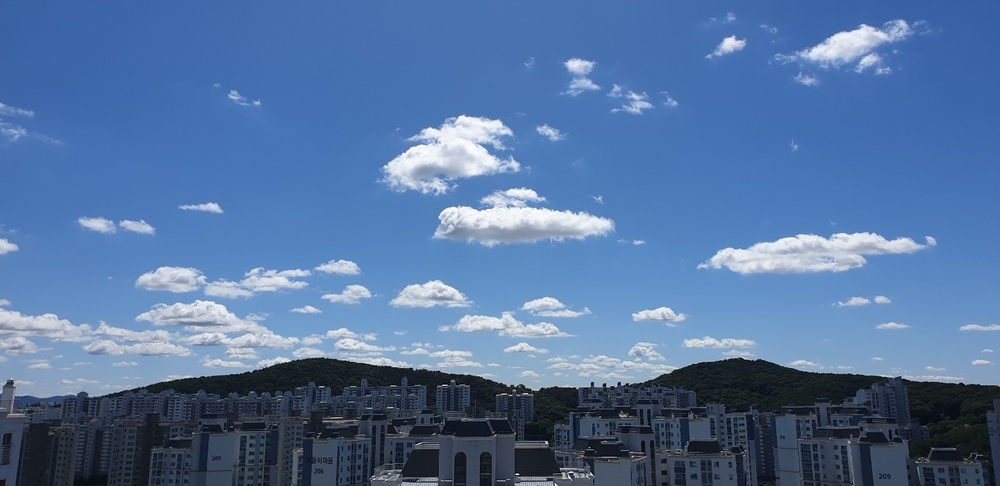
#> input picture practice/week9/sky (1).jpg, 1000 x 486 px, shrunk from 1440 x 700 before the run
$ python 1_feature_matching.py
#> lines starting #> are read from the running program, lines starting #| are printed output that depends on the picture
import cv2

# 이미지 불러오기
img_query = cv2.imread('sky (1).jpg')           # query image
#> img_query is the input picture: shape (486, 1000, 3); mean B, G, R 159.7, 115.5, 83.9
img_train = cv2.imread('sky (2).jpg')  # train image
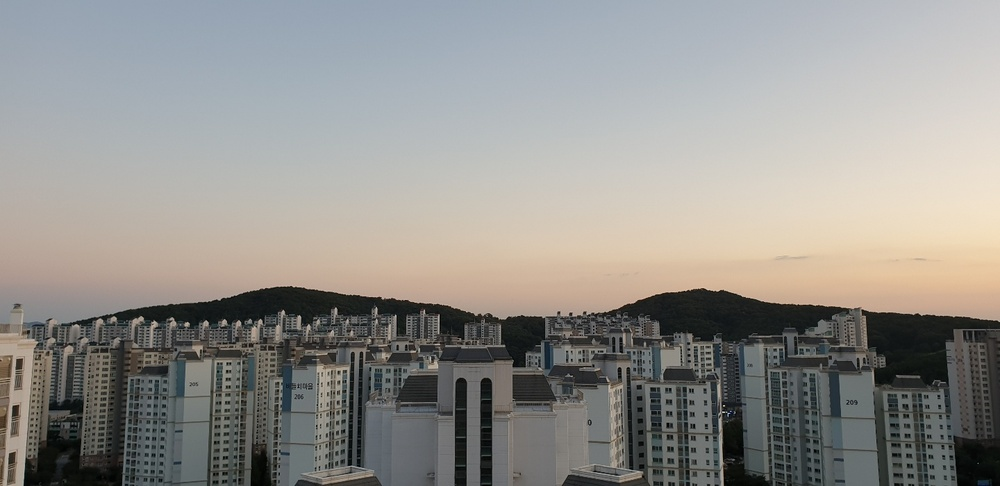
#> input picture practice/week9/sky (2).jpg, 1000 x 486 px, shrunk from 1440 x 700 before the run
#> img_train is the input picture: shape (486, 1000, 3); mean B, G, R 141.9, 145.7, 147.3
gray_query = cv2.cvtColor(img_query, cv2.COLOR_BGR2GRAY)
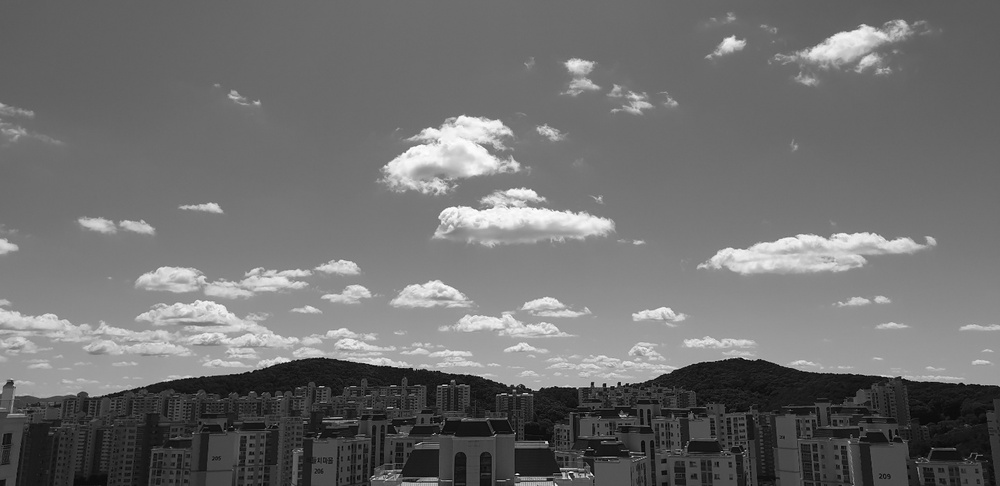
#> gray_query: shape (486, 1000); min 1, max 254, mean 111.1
gray_train = cv2.cvtColor(img_train, cv2.COLOR_BGR2GRAY)
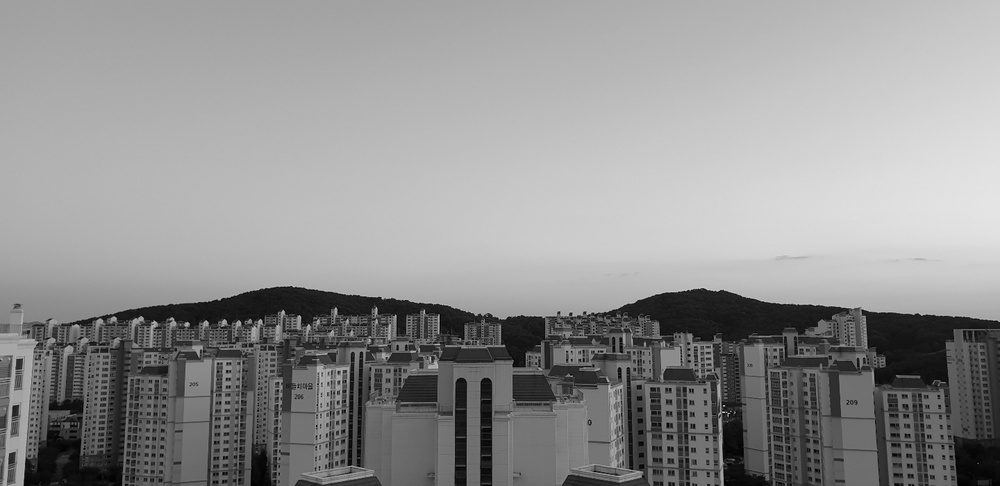
#> gray_train: shape (486, 1000); min 0, max 229, mean 145.8

# SIFT
sift = cv2.xfeatures2d.SIFT_create()  # SIFT 검출기 생성

# keypoint 검출 및 descriptor 생성
kp_query = sift.detect(image=gray_query, mask=None)
#> kp_query = 1751 keypoints; strongest (x, y, size): (546, 442, 2.1), (569, 477, 1.9), (592, 383, 2.2), (730, 44, 10.4)
kp_query, desc_query = sift.compute(image=gray_query, keypoints=kp_query)
# kp_query, desc_query = sift.detectAndCompute(image=gray_query, mask=None)
kp_train, desc_train = sift.detectAndCompute(gray_train, None)
#> kp_train = 2514 keypoints; strongest (x, y, size): (187, 324, 3.2), (559, 313, 2), (571, 314, 2.1), (585, 313, 2)

# feature matching
bf = cv2.BFMatcher(normType=cv2.NORM_L1, crossCheck=False)  # BFMatcher 객체 생성
matches = bf.match(queryDescriptors=desc_query, trainDescriptors=desc_train)  # descriptor 간 매칭 수행
#> matches = 1751 matches

matches = sorted(matches, key=lambda x: x.distance)  # distance를 기준으로 오름차순 정렬

# distance가 가장 작은 10개의 매칭쌍만 그리기 (Minkowski distance)
## https://docs.opencv.org/2.4/modules/features2d/doc/drawing_function_of_keypoints_and_matches.html#drawmatches
res = cv2.drawMatches(img1=img_query,
                      keypoints1=kp_query,
                      img2=img_train,
                      keypoints2=kp_train,
                      matches1to2=matches[:10],
                      outImg=None,
                      flags=cv2.DrawMatchesFlags_NOT_DRAW_SINGLE_POINTS)
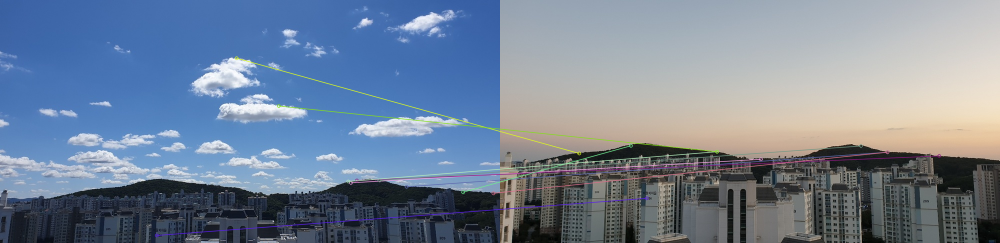
#> res: shape (486, 2000, 3) (shown at 1/2 size); mean B, G, R 151.2, 131.1, 116.3

cv2.imshow('result', res)
cv2.imwrite('sky_mapping.png', res)
cv2.waitKey(0)

cv2.destroyAllWindows()
